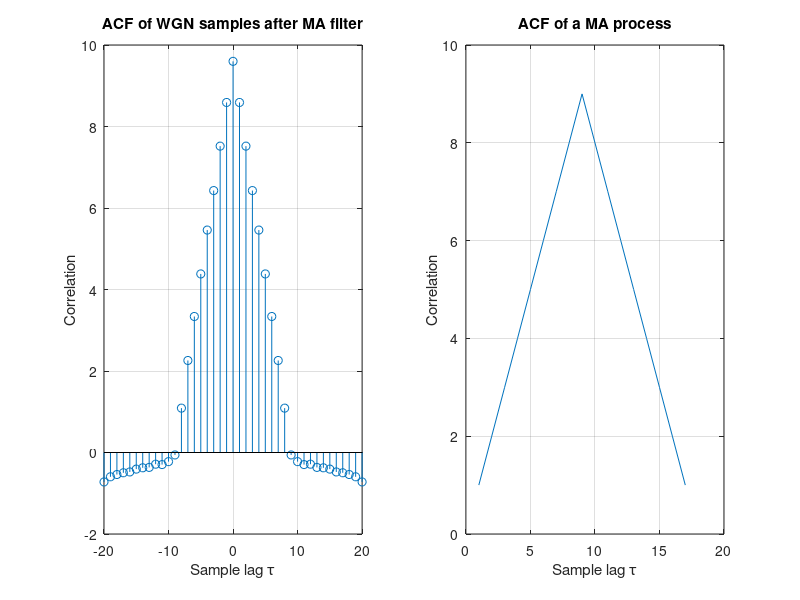

Reproduce this figure in MATLAB.
close all; clear all;
% a 1000-sample realisation of WGN denoted by x
x = randn(1, 1000);
%filter by MA filter
a = ones(9,1);
[h,t] = impz(a,1);
w = conv(h,h);
y = filter(a,[1],x);
% auto-correlation for y
[ycor, lag] = xcorr(y, 'unbiased');
% Plot th  results
subplot(1,2,1);
stem(-20:20, ycor(980:1020));
    xlabel('Sample lag \tau');
    ylabel('Correlation');
    title('ACF of WGN samples after MA filter');
    grid on;
subplot(1,2,2);
plot(w);
    xlabel('Sample lag \tau');
    ylabel('Correlation');
    title('ACF of a MA process');
    grid on;
print('-bestfit','BestFitFigure','-dpdf');